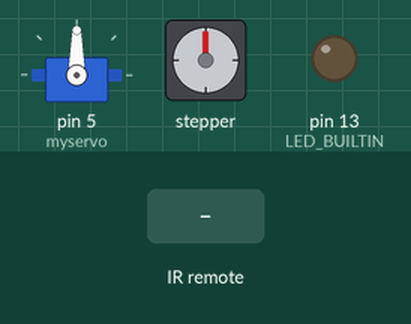
Bench run of a sketch on a simulated Arduino Uno, built with avr-gcc and run on an emulated ATmega328P. Parts: servo, stepper motor, output pins drawn as LEDs (lit = HIGH). The inputs (shaded band) are chosen by the test bench. Stepper angles assume 2048 steps per turn.

Above: at 1.2 s.
1.3 s: infrared code 0xFFA857 received
At 1.75 s:
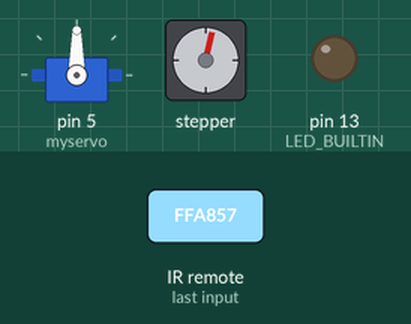
7.3 s: infrared code 0xFF30CF received
At 9.3 s:
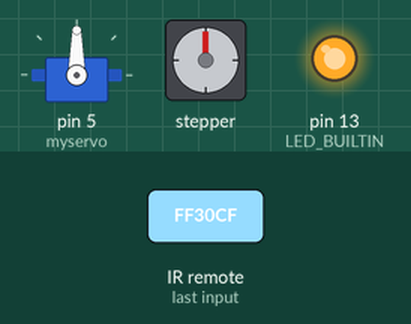
10.3 s: infrared code 0xFF629D received
At 10.75 s:
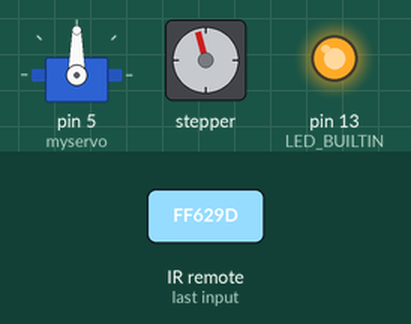
16.3 s: infrared code 0xFF906F received
At 18.5 s:
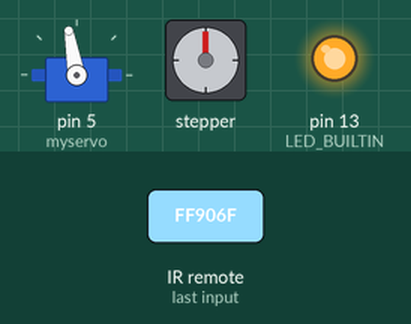
19.3 s: infrared code 0xFF6897 received
At 20.4 s:
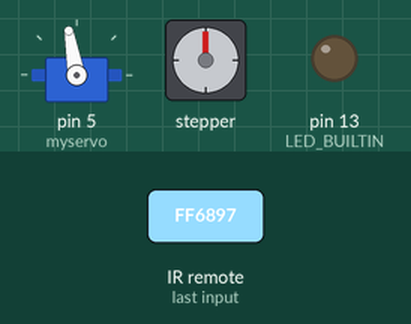
20.8 s: infrared code 0xFFE01F received
At 21.6 s:
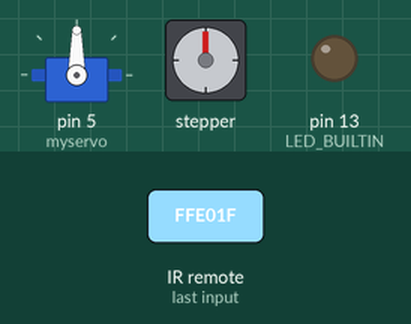
Timing chart, 0 to 23.3 s (numbered marks = the images above; inputs shaded):
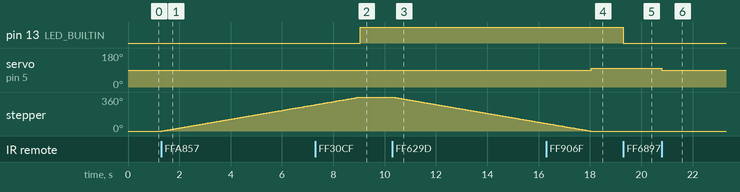

The sketch:

With_RemoteStepperAndServo.ino
```cpp
//www.elegoo.com
//2016.12.12

#include "Stepper.h"
#include "IRremote.h"

#include <Servo.h>
Servo myservo;
unsigned char val = 90;

/*----- Variables, Pins -----*/
#define STEPS  32   // Number of steps per revolution of Internal shaft
int  Steps2Take;  // 2048 = 1 Revolution
int receiver = 12; // Signal Pin of IR receiver to Arduino Digital Pin 6

/*-----( Declare objects )-----*/
// Setup of proper sequencing for Motor Driver Pins
// In1, In2, In3, In4 in the sequence 1-3-2-4

Stepper small_stepper(STEPS, 8, 10, 9, 11);
IRrecv irrecv(receiver);    // create instance of 'irrecv'
decode_results results;     // create instance of 'decode_results'

void setup()
{
  Serial.begin(115200);
  irrecv.enableIRIn(); // Start the receiver
  pinMode(LED_BUILTIN, OUTPUT);
  myservo.attach(5);
  myservo.write(val);
}

void loop()
{
if (irrecv.decode(&results)) // have we received an IR signal?

  {
    switch(results.value)

    {

      case 0xFFA857: // VOL+ button pressed
                      small_stepper.setSpeed(500); //Max seems to be 500
                      Steps2Take  =  2048;  // Rotate CW
                      small_stepper.step(Steps2Take);
                      //delay(2000);
                      break;

      case 0xFF629D: // VOL- button pressed
                      small_stepper.setSpeed(500);
                      Steps2Take  =  -2048;  // Rotate CCW
                      small_stepper.step(Steps2Take);
                      //delay(2000);
                      break;

      case 0xFF6897:  digitalWrite(LED_BUILTIN, LOW);
                      break;

      case 0xFF30CF:  digitalWrite(LED_BUILTIN, HIGH);
                      break;

      case 0xFF906F:  if (val < 180) { val+=10; }
                      myservo.write(val);
                      break;

      case 0xFFE01F:  if (val > 0) { val-=10; }
                      myservo.write(val);
                      break;

      default:        Serial.println(results.value, HEX);
                      //Serial.println();

    }

      irrecv.resume(); // receive the next value
                 digitalWrite(8, LOW);
                 digitalWrite(9, LOW);
                 digitalWrite(10, LOW);
                 digitalWrite(11, LOW);
  }


}/* --end main loop -- */
```

Measured:
- after the input at 1.3 s, stepper: keeps turning clockwise at about 47°/s, starting at once
- after the input at 7.3 s, pin 13 (LED_BUILTIN): LOW → HIGH after 1.7 s
- after the input at 10.3 s, stepper: keeps turning counter-clockwise at about 47°/s, starting at once
- after the input at 16.3 s, servo on pin 5 (myservo): 90° → 100° after 1.7 s
- after the input at 19.3 s, pin 13 (LED_BUILTIN): HIGH → LOW at once
- after the input at 20.8 s, servo on pin 5 (myservo): 100° → 90° at once
